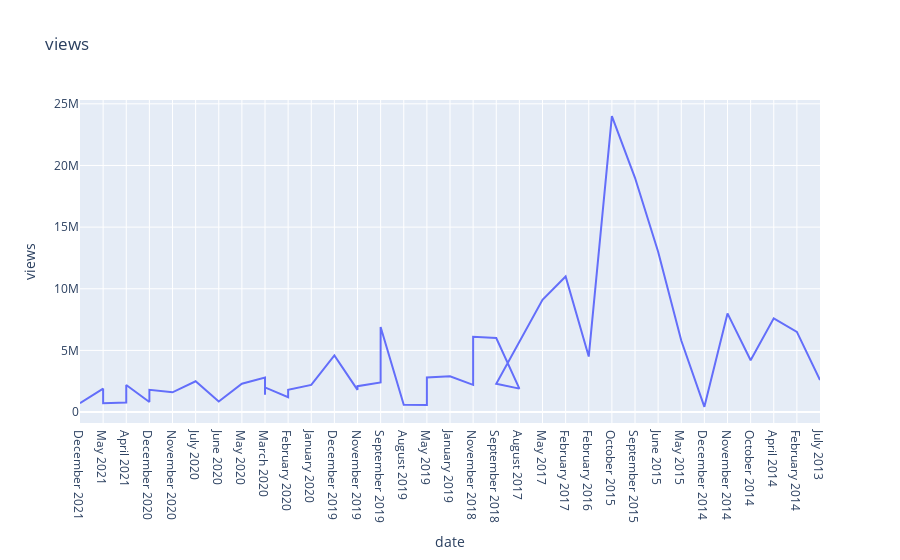

The notebook cell this image was saved under:
### Code cell
fig = go.Figure(data=[tedk_ser], layout=layout)
pyoff.iplot(fig)

### Figure 1 — Plotly figure (JSON) as saved in the notebook; plotly's stock layout.template omitted (floating-point values rounded to 4 significant figures)
{"data": [{"type": "scatter", "x": ["December 2021", "May 2021", "May 2021", "April 2021", "April 2021", "April 2021", "December 2020", "December 2020", "November 2020", "July 2020", "June 2020", "May 2020", "March 2020", "March 2020", "March 2020", "February 2020", "February 2020", "January 2020", "December 2019", "November 2019", "November 2019", "September 2019", "September 2019", "August 2019", "May 2019", "May 2019", "January 2019", "November 2018", "November 2018", "September 2018", "August 2017", "September 2018", "May 2017", "February 2017", "February 2016", "October 2015", "September 2015", "June 2015", "May 2015", "December 2014", "November 2014", "October 2014", "April 2014", "February 2014", "July 2013"], "y": [724000, 1900000, 712000, 724000, 770000, 2200000, 810000, 1800000, 1600000, 2500000, 856000, 2300000, 2800000, 1400000, 2000000, 1200000, 1800000, 2200000, 4600000, 1800000, 2100000, 2400000, 6900000, 596000, 582000, 2800000, 2900000, 2200000, 6100000, 6000000, 1900000, 2300000, 9100000, 11000000, 4500000, 24000000, 19000000, 13000000, 5800000, 422000, 8000000, 4200000, 7600000, 6500000, 2600000]}], "layout": {"title": {"text": "views"}, "xaxis": {"title": {"text": "date"}}, "yaxis": {"title": {"text": "views"}}}}
